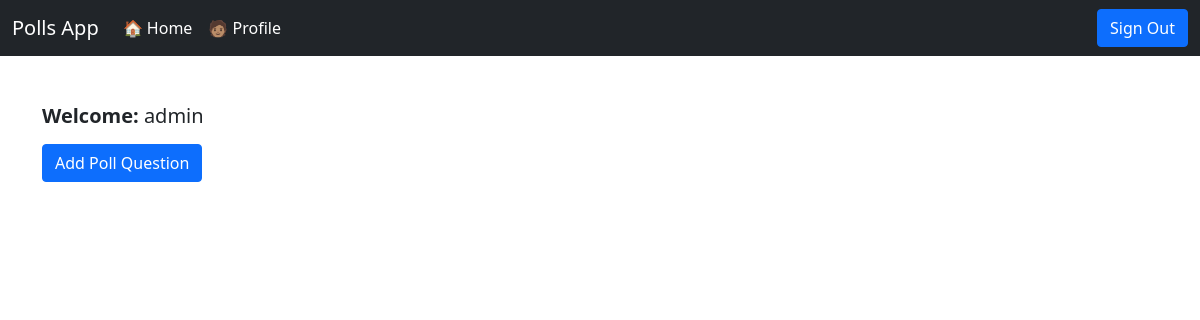
The page /all_polls/ (signed in) on the database as committed earlier.
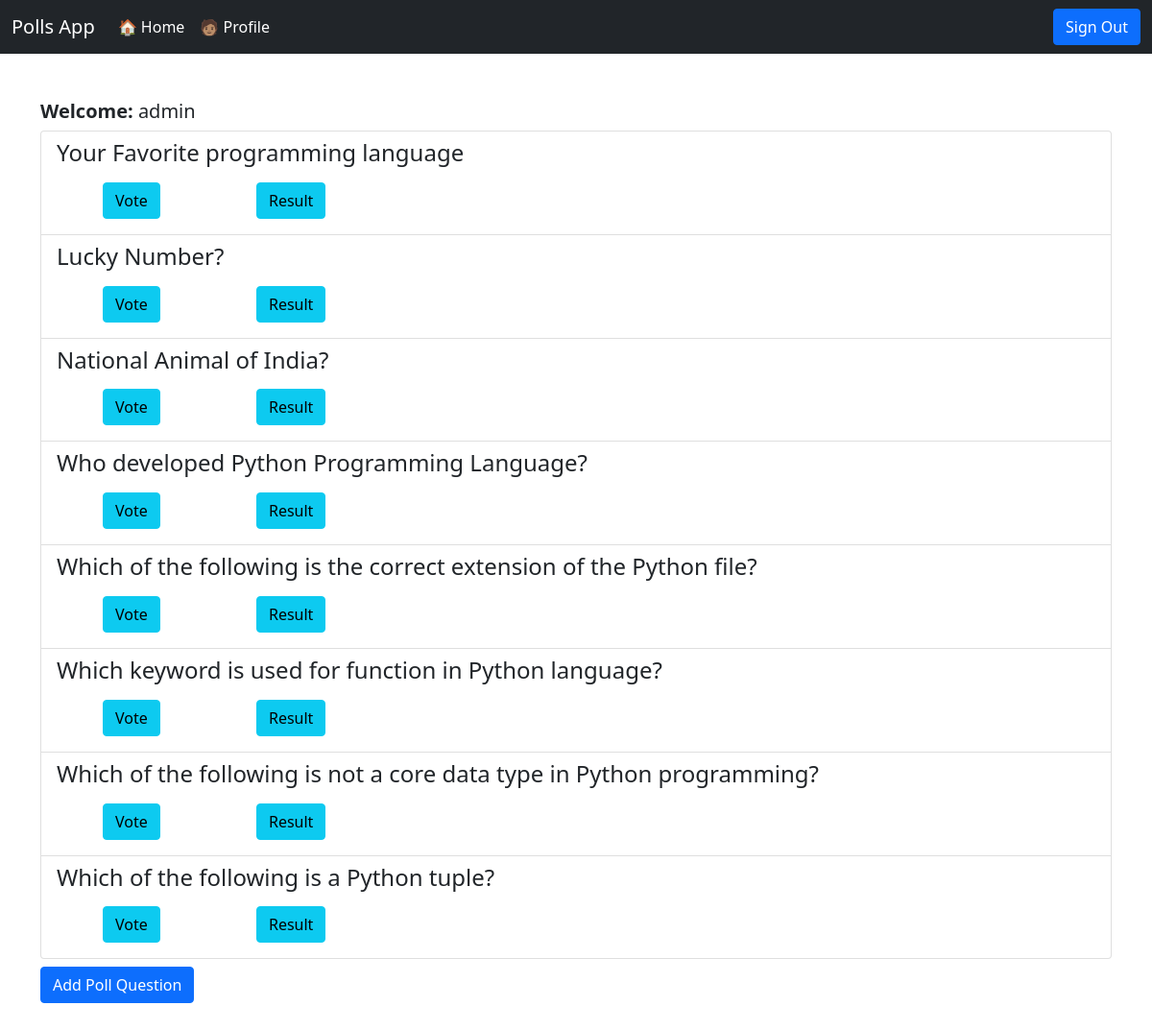
The same page on the database as committed later.
### pollApp/models.py (models this page shows, shortened)
class Question(models.Model):
    user_id=models.ForeignKey(User,on_delete=models.CASCADE,related_name='user_question',null=True)
    question=models.CharField(max_length=200)
    opt1=models.CharField(max_length=100)
    opt2=models.CharField(max_length=100)
    opt3=models.CharField(max_length=100)
    opt4=models.CharField(max_length=100)
    opt1_cnt=models.IntegerField(default=0)
    opt2_cnt=models.IntegerField(default=0)
    opt3_cnt=models.IntegerField(default=0)
    opt4_cnt=models.IntegerField(default=0)
    def __str__(self):
        return self.question

### pollApp/views.py (the view)
# urls.py: path('all_polls/',views.all_polls,name='all_polls'),
@login_required
def all_polls(request):
    current_user = request.user
    username=current_user.username
    questions=Question.objects.all()
    return render(request,'all_polls.html',{'questions':questions,'username':username})

### pollApp/templates/all_polls.html (shortened to what this page needs)
{% extends 'base.html' %}
 {% block body %}
 <div class="container my-5">
    <h5><strong>Welcome: </strong>{{username}}</h5>
    <ul class="list-group">
      {% for question in questions %}
      <li class="list-group-item">
      <h4>{{question}}</h3>
      <a href="{% url 'vote' question.id %}" <button class="btn btn-info mx-5">Vote</button></a>
      <a href="{% url 'result' question.id %}"> <button class="btn btn-info my-2 mx-5">Result</button></a>
      </li>
      {% endfor %}
    </ul>
    <a href="{% url 'addquestion' %}"><button class="btn btn-primary my-2">Add Poll Question</button></a>
 </div>
 {% endblock body %}

### pollApp/templates/base.html (shortened to what this page needs)
<!doctype html>
<html lang="en">
  <head>
    <link href="https://cdn.jsdelivr.net/npm/bootstrap@5.0.2/dist/css/bootstrap.min.css" rel="stylesheet">
  </head>
  <body>
    <nav class="navbar navbar-expand-lg navbar-dark bg-dark">
      <div class="container-fluid">
        <a class="navbar-brand" >Polls App</a>
        <div class="collapse navbar-collapse" id="navbarSupportedContent">
          <ul class="navbar-nav me-auto mb-2 mb-lg-0">
            {% if user.is_authenticated %}
            <li class="nav-item">
              <a class="nav-link active" aria-current="page" href="{% url 'all_polls' %}" >🏠 Home</a>
            </li>
            <li class="nav-item">
              <a class="nav-link active" aria-current="page" href="{% url 'profilepage' %}">🧑🏽 Profile</a>
            </li>
            {% endif %}
          </ul>
          <div class="d-flex">
            {% if user.is_authenticated %}
            <a href="/signout/"><button class="btn btn-primary">Sign Out</button></a>
            {% else %}
            <a href="/signin/"><button class="btn btn-primary">Sign In</button></a>
            {% endif %}
          </div>
        </div>
      </div>
    </nav>
    {% block body %}
    {% endblock body %}
  </body>
</html>

Rows that differ between the two databases and show on the page:
added Question: question "Your Favorite programming language"
added Question: question "Lucky Number?"
added Question: question "National Animal of India?"
added Question: question "Who developed Python Programming Language?"
added Question: question "Which of the following is the correct extension of the Python file?"
added Question: question "Which keyword is used for function in Python language?"
added Question: question "Which of the following is not a core data type in Python programming?"
added Question: question "Which of the following is a Python tuple?"
